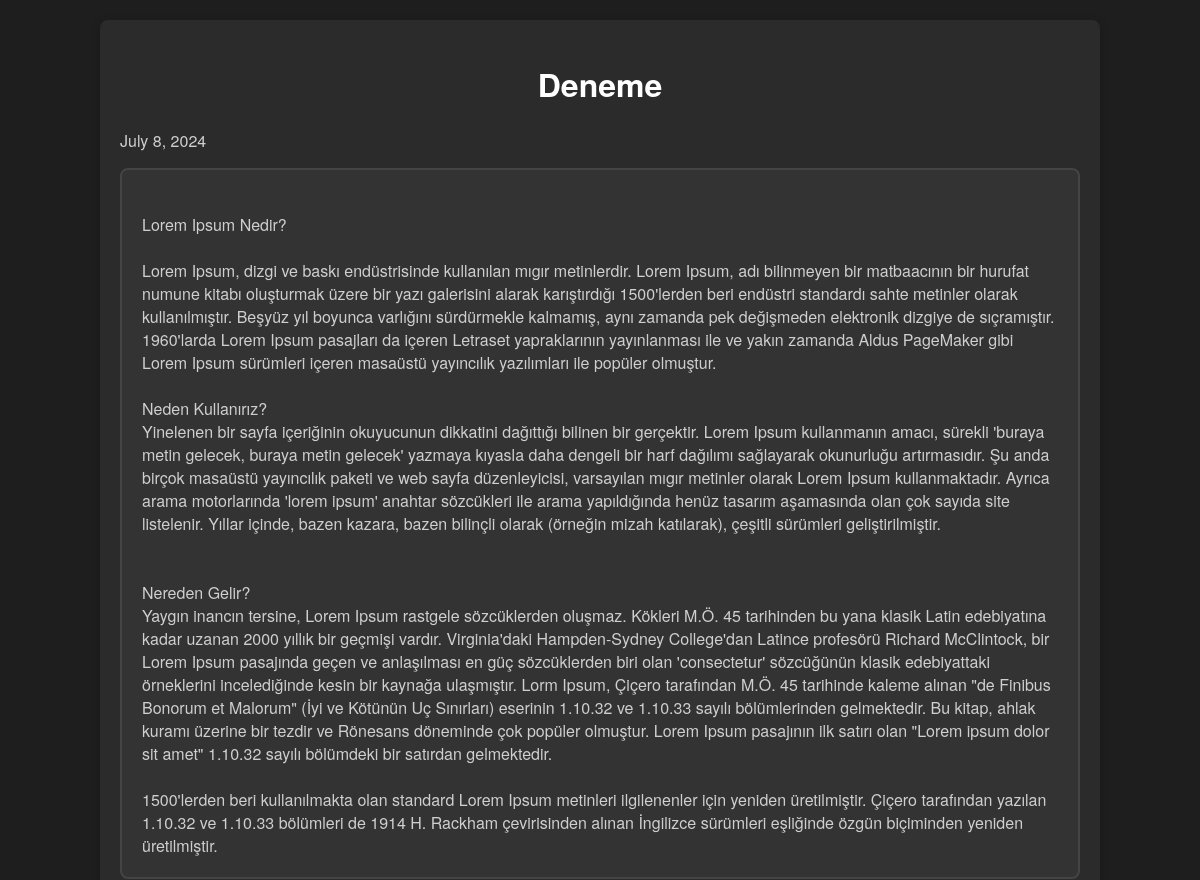
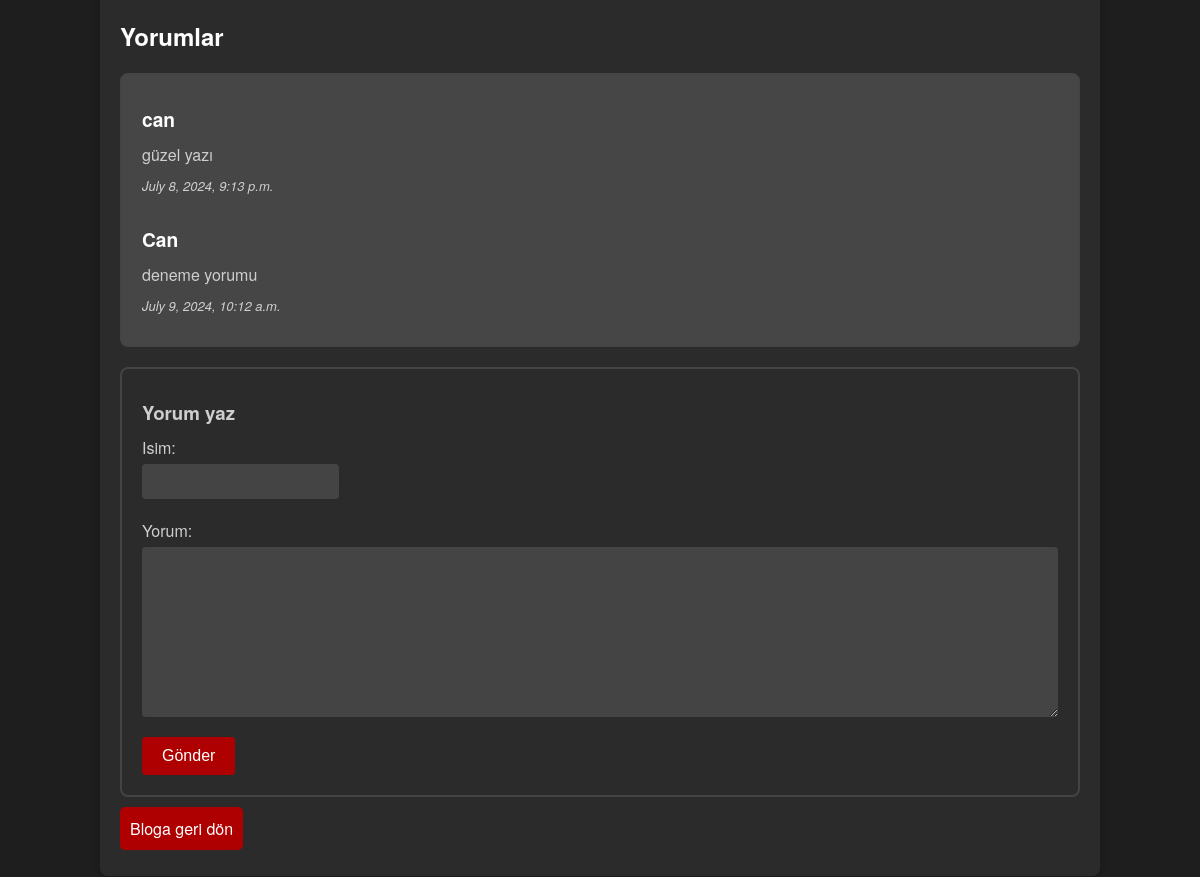
/blog/2/, run on an earlier commit of the app's database (2 pictures, top to bottom).
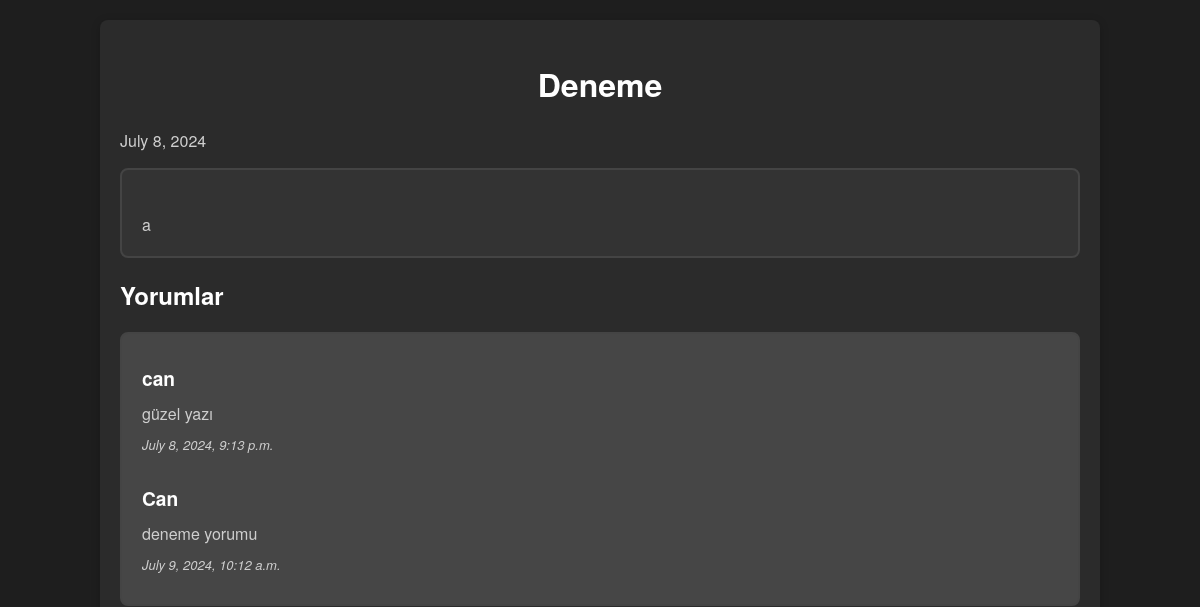
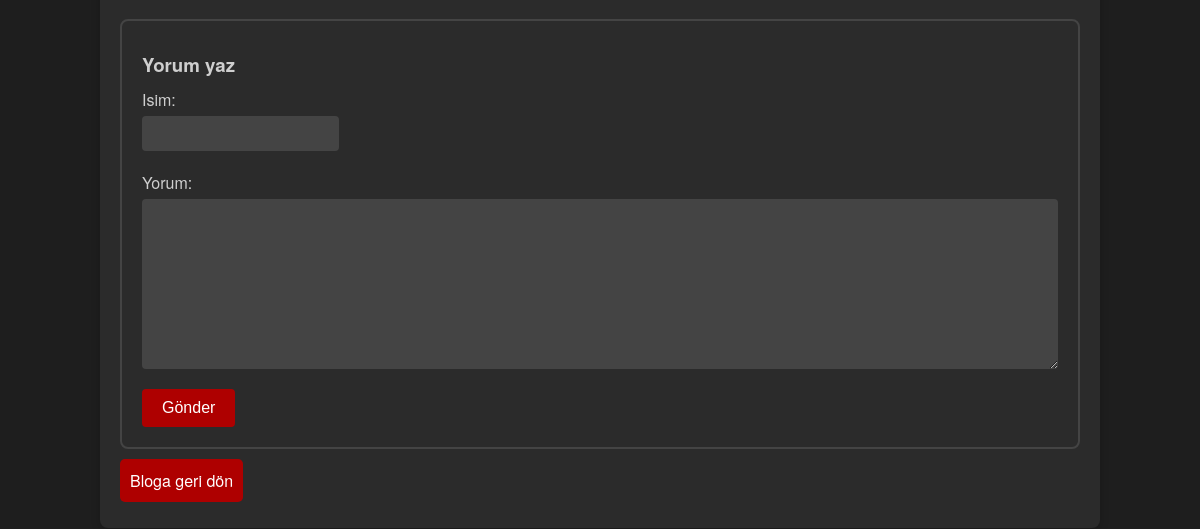
And on a later commit of the database (2 pictures, top to bottom).
### blog/models.py (models this page shows, shortened)
class BlogPost(models.Model):
    title = models.CharField(max_length=200)
    content = models.TextField()
    date = models.DateField(auto_now_add=True)
    author = models.CharField(max_length=100)

class Comment(models.Model):
    post = models.ForeignKey(BlogPost, related_name='comments', on_delete=models.CASCADE)
    isim = models.CharField(max_length=100)
    yorum = models.TextField()
    tarih = models.DateTimeField(auto_now_add=True)

### blog/views.py (the view)
# urls.py: path('<int:pk>/', views.blog_detail, name='blog_detail'),
def blog_detail(request, pk):
    post = get_object_or_404(BlogPost, pk=pk)
    comments = post.comments.all()
    if request.method == 'POST':
        form = CommentForm(request.POST)
        if form.is_valid():
            comment = form.save(commit=False)
            comment.post = post
            comment.save()
            return redirect('blog_detail', pk=post.pk)
    else:
        form = CommentForm()
    return render(request, 'blog/blog_detail.html', {'post': post, 'comments': comments, 'form': form})

### blog/forms.py
class CommentForm(forms.ModelForm):
    class Meta:
        model = Comment
        fields = ['isim', 'yorum']

### blog/templates/blog/blog_detail.html (shortened to what this page needs)
<!DOCTYPE html>
<html lang="tr-tr">
<head>
</head>
<body>
    <div class="container">
        <h1>{{ post.title }}</h1>
        <p>{{ post.date }}</p>
        <div class="content">
            {{ post.content }}
        </div>
        <h2 style="color: white">Yorumlar</h2>
        <div class="comments">
            {% for comment in comments %}
            <div>
                <p id="comment-header"><strong>{{ comment.isim }}</strong></p>
                <p>{{ comment.yorum }}</p>
                <p style="font-style: italic; font-size: small;">{{ comment.tarih }}</p>
            </div>
            {% endfor %}
        </div>
        <div class="comment-form">
            <h3>Yorum yaz</h3>
            <form method="post">
                <div class="form-group" id="form-group-isim">
                    {{ form.isim.label_tag }}
                    {{ form.isim }}
                </div>
                <div class="form-group">
                    {{ form.yorum.label_tag }}
                    {{ form.yorum }}
                </div>
                <button type="submit">Gönder</button>
            </form>
        </div>
        <p><a href="{% url 'blog_list' %}">Bloga geri dön</a></p>
    </div>
</body>
</html>

### blog/templates/blog/blog_detail.html (style rules this page uses)
body { background-color: #1e1e1e; color: #cfcfcf; font-family: 'Helvetica Neue', Helvetica, Arial, sans-serif; margin: 0; padding: 0; }
.container { width: 80%; margin: 20px auto; padding: 20px; background-color: #2b2b2b; border-radius: 8px; box-shadow: 0 2px 10px rgba(0, 0, 0, 0.2); }
h1 { text-align: center; color: #fff; }
.content, .comments, .comment-form { border: 2px solid #444; border-radius: 8px; padding: 20px; margin-bottom: 20px; transition: background-color 0.3s; }
.content { white-space: pre-line; background-color: #333; }
.comments { background-color: #464646; display: flex; flex-direction: column; gap: 10px; }
a { color: #fff; text-decoration: none; font-size: medium; padding: 10px; border-radius: 5px; background-color: #ae0000; }
.comments p, .comment-form h3 { margin: 10px 0; }
.comment-form form { display: flex; flex-direction: column; }
.comment-form form input, .comment-form form textarea { padding: 10px; border: none; border-radius: 4px; background-color: #444; color: #cfcfcf; }
.comment-form form button { padding: 10px 20px; border: none; border-radius: 4px; background-color: #ae0000; color: #fff; font-size: medium; cursor: pointer; width: fit-content; }
#comment-header { font-size: larger; color: #ffffff; font-weight: bold; }
.form-group { display: flex; flex-direction: column; margin: 0 0 20px 0; gap: 5px; }
#form-group-isim { width: fit-content; }

What changed in the data, as far as the page shows it:
changed BlogPost "Deneme": content "Lorem Ipsum Nedir? Lorem Ipsum, dizgi ve baskı endüstrisinde kullanılan mıgır metinlerdir. Lorem Ipsum, adı bilinmeyen bir matbaacının bir hurufat numune kitabı oluşturmak üzere bir yazı galerisini alarak karıştırdığı 1500'lerden beri endüstri standardı sahte metinler olarak kullanılmıştır. Beşyüz yıl boyunca varlığını sürdürmekle kalmamış, aynı zamanda pek değişmeden elektronik dizgiye de sıçramıştır. 1960'larda Lorem Ipsum pasajları da içeren Letraset yapraklarının yayınlanması ile ve yakın zamanda Aldus PageMaker gibi Lorem Ipsum sürümleri içeren masaüstü yayıncılık yazılımları ile popüler olmuştur. Neden Kullanırız? Yinelenen bir sayfa içeriğinin okuyucunun dikkatini dağıttığı bilinen…" → "a"
